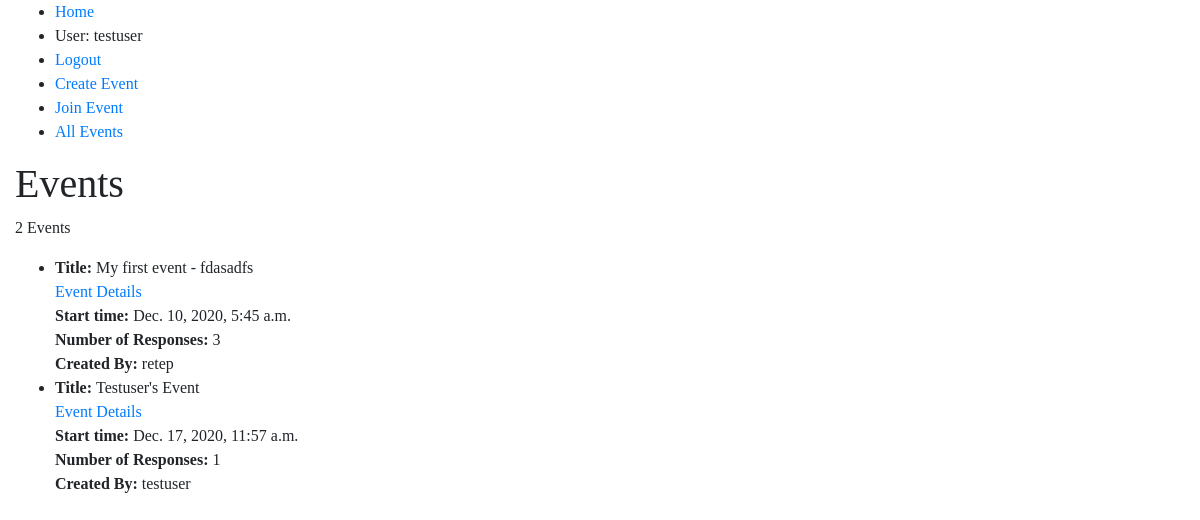
Screenshot of /prescreen/all-events (signed in) with the database file from the repository.
### prescreen/models.py (models this page shows, shortened)
class Event(models.Model):
    creator = models.ForeignKey(Account, on_delete=models.CASCADE)
    title = models.CharField(max_length=200, help_text="Enter a title for this event")
    start_time = models.DateTimeField(default=datetime.now)
    uuid = models.UUIDField(
        primary_key=True,
        default=uuid.uuid4,
        help_text="Unique ID for this event across whole system",
    )
    def num_responses(self):
        return Response.objects.filter(event=self.uuid).count()
    num_responses.short_description = "Number of Responses"
    def get_absolute_url(self):
        return reverse('event-detail', args=[str(self.uuid)])

### users/models.py (models this page shows, shortened)
class Account(models.Model):
    user = models.OneToOneField(User, on_delete=models.CASCADE)
    events = models.ManyToManyField(
        "prescreen.Event", blank=True
    )  # An account can have many events, and an event can belong to many accounts

### prescreen/views.py (the view)
# urls.py: path('all-events', views.AllEventList.as_view(), name='event-list-all'),
class AllEventList(generic.ListView):
    model = Event
    template = "prescreen/event_list.html"
    context_object_name = 'events'

### prescreen/templates/prescreen/event_list.html (shortened to what this page needs)
{% extends "prescreen/base.html" %}
{% block content %}
<h1> Events </h1>
<p> {{events|length}} Event{{ events|length|pluralize }}
</p>
<ul>
	{% for event in events %}
	<li>
		<strong> Title: </strong> {{ event.title }} <br>
		<a href="{{ event.get_absolute_url }}"> Event Details </a><br>
		<strong> Start time: </strong> {{ event.start_time }} <br>
		<strong> Number of Responses: </strong> {{ event.num_responses }} <br>
		<strong> Created By: </strong> {{ event.creator.user.username }} <br>
	</li>
	{% endfor %}
</ul>
{% endblock %}

### prescreen/templates/prescreen/base.html (shortened to what this page needs)
<!DOCTYPE html>
<html lang="en">
<head>
	<link rel="stylesheet" href="https://stackpath.bootstrapcdn.com/bootstrap/4.1.3/css/bootstrap.min.css">
	{% load static %}
	<link rel="stylesheet" href="{% static 'css/styles.css' %}">
</head>
<body>
	<div class="container-fluid">
		<div class="row">
			<div class="col">
				{% block sidebar %}
				<ul class="sidebar-nav">
					<li><a href="{% url 'home' %}">Home</a></li>
					{% if user.is_authenticated %}
					<li>User: {{ user.get_username }}</li>
					<li><a href="{% url 'logout'%}?next={% url 'home' %}">Logout</a></li>
					<li><a href="{% url 'event-create' %}">Create Event</a></li>
					<li><a href="{% url 'event-join' %}">Join Event</a></li>
					{% else %}
					<li><a href="{% url 'login'%}?next={{request.path}}">Login</a></li>
					<li><a href="{% url 'register'%}?next={{request.path}}">Register</a></li>
					{% endif %}
					<li><a href="{% url 'event-list-all' %}">All Events</a></li>
				</ul>
				{% endblock %}
            </div>
		</div>
		<div class="row">
			<div class="col">
				{% block content %}
				{% endblock content %}
            </div>
		</div>
	</div>
</body>
</html>

### prescreen/static/css/styles.css (style rules this page uses)
* { font-family: Cambria, Cochin, Georgia, Times, 'Times New Roman', serif; }

### rows the page displays
Event: title "My first event - fdasadfs", start_time "Dec. 10, 2020, 5:45 a.m.", num_responses "3", creator.user.username "retep"
Event: title "Testuser's Event", start_time "Dec. 17, 2020, 11:57 a.m.", num_responses "1", creator.user.username "testuser"

### other values shown
{{ user.get_username }} "testuser"
{{ events|length }} "2"
